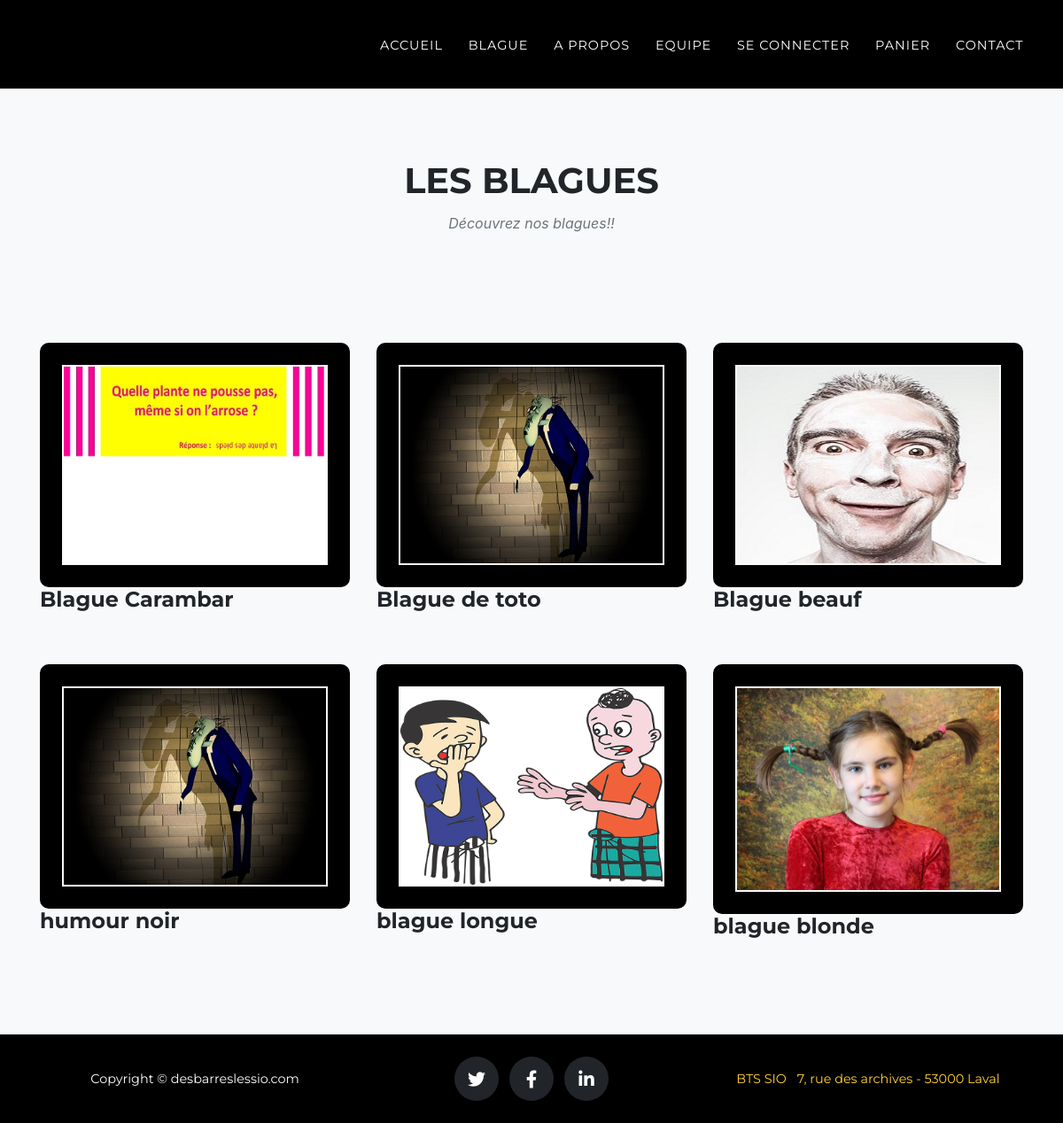
The app's page /blague with its own data.
### tables this page shows
CREATE TABLE IF NOT EXISTS `categorie` (
  `id_categorie` int(3) NOT NULL AUTO_INCREMENT,
  `lib_categorie` varchar(100) NOT NULL,
  `id_illustration` int(3) NOT NULL,
  PRIMARY KEY (`id_categorie`)
);

CREATE TABLE IF NOT EXISTS `illustration` (
  `id_illustration` int(3) NOT NULL AUTO_INCREMENT,
  `img_illustration` varchar(200) NOT NULL,
  PRIMARY KEY (`id_illustration`)
);

### controller/Blague.php (called while the page is built, shortened)
<?php class Blague extends Controller{
    function index(){
        $tables = Model::load("categorie");
        $tableRes['variable']=array("categorie"=>$tables->find(Model::connexion(), array('inner'=>'natural join illustration')));
        $this->render('index');
    }
}
?>

### core/Model.php (called while the page is built, shortened)
<?php
class Model{
    public $table;
    public static function connexion(){
        $bd="blague";
        $login="root";
        $mdp="";
        $pdo=new PDO("mysql:host=localhost;dbname=".$bd,$login,$mdp);
        $pdo->exec('SET NAMES utf8');
        return  $pdo;
    }
    public function find($pdo, $data=array()){
        $condition="1=1";
        $champs="*";
        $limit="";
        $order="";
        $inner="";
        if(isset($data['inner'])) {$inner=$data['inner'];}
        $sql="SELECT $champs from $this->table $inner WHERE $condition  $order $limit";
        $requete = $pdo->prepare($sql);
        $requete->execute();
        $resultats=$requete->fetchAll(PDO::FETCH_OBJ);
        return $resultats;
    }
}
?>

### view/blague/index.php (the view)
<section class="bg-light page-section" id="blague">
  <div class="container">
    <div class="row">
      <div class="col-lg-12 text-center">
        <h2 class="section-heading text-uppercase">Les blagues</h2>
        <h3 class="section-subheading text-muted">D&eacute;couvrez nos blagues!!</h3>
      </div>
    </div>
    <div class="row">
    <?php  foreach($variable['categorie'] as $ligne ){
    ?>
      <div class="col-md-4 col-sm-6 col-xs-12 portfolio-item cadre">
        <a class="portfolio-link" data-toggle="modal" href="<?= WEBROOT.'blague/detail/'.$ligne->id_categorie ?>">
          <img class="img-fluid" src="<?= IMAGE ?>img/portfolio/<?= $ligne->img_illustration?>" alt="<?= $ligne->lib_categorie ?>">
        </a>
        <div class="portfolio-caption">
          <h4><?= $ligne->lib_categorie ?></h4>
        </div>
      </div>
   <?php
    } ?>
    </div>
  </div>
</section>

### index.php (shortened to what this page needs)
<?php
require(ROOT.'core/Model.php');
require(ROOT.'core/Controller.php');
try{
    $param=explode('/',$_GET['p']);
}catch(Exception $e){
}
$controller=(isset($param[0])&& $param[0]!='')? $param[0] : 'Accueil';
$action=(isset($param[1])&& $param[1]!='') ? $param[1] : 'index';
$fichier='controller/'.ucfirst($controller).'.php';
if(file_exists($fichier)){
    $controller = new $controller();
    if(method_exists($controller, $action)){
        $produit=(isset($param[2])&& $param[2]!='') ? $param[2] : 0;
        if($produit !=0){
            $controller->$action($produit);
        }else{
            $controller->$action();
        }
    }else{
        erreur();
    }
}else{
    erreur();
}
?>

### core/Controller.php (shortened to what this page needs)
<?php
class Controller{
    var $vars=array();
    var $layout ='template';
    function set($id){
        $this->vars=array_merge($this->vars,$id);
    }
    function render($filename){
        extract($this->vars);
        require(ROOT.'view/'.get_class($this).'/'.$filename.'.php');
        $content_for_layout=ob_get_clean();
        if($this->layout == false){
            echo $content_for_layout;
        }else{
            require(ROOT.'view/layout/'.$this->layout.'.php');
    }
    }
}
?>

### view/layout/template.php (shortened to what this page needs)
<!DOCTYPE html>
<html lang="fr">
<head>
  <link href="<?= IMAGE ?>css/bootstrap/css/bootstrap.min.css" rel="stylesheet">
   <link href="<?= IMAGE ?>css/bootstrap/css/bootstrap.css" rel="stylesheet">
  <link href="<?= IMAGE ?>css/fontawesome-free/css/all.min.css" rel="stylesheet" type="text/css">
  <link href="<?= IMAGE ?>css/agency.css" rel="stylesheet">
  <link href="<?= IMAGE ?>css/auteur.css" rel="stylesheet">
</head>
<body id="page-top">
  <nav class="navbar navbar-expand-lg navbar-dark fixed-top row" id="mainNav" style="background:black;">
    <div class="container">
        <ul class="navbar-nav text-uppercase ml-auto row text-center">
        <li class="nav-item col-xs-12 ">
            <a class="nav-link js-scroll-trigger" href="<?= WEBROOT.'accueil' ?>" >Accueil</a>
          </li>
          <li class="nav-item col-xs-12">
            <a class="nav-link js-scroll-trigger" href="<?= WEBROOT.'blague' ?>" >Blague</a>
          </li>
          <li class="nav-item col-xs-12">
            <a class="nav-link js-scroll-trigger" href="<?= WEBROOT.'apropos' ?>" >A propos</a>
          </li>
          <li class="nav-item col-xs-12">
            <a class="nav-link js-scroll-trigger" href="<?= WEBROOT.'equipe' ?>" >Equipe</a>
          </li>
          <li class="nav-item col-xs-12">
            <a class="nav-link js-scroll-trigger" href="
                <?php
                if(isset($_SESSION['auteur']))
                    echo WEBROOT.'seconnecter/deconnect' ;
                else
                    echo WEBROOT.'seconnecter' ;
                 ?>
       		">
            	<?php
            	if(isset($_SESSION['auteur']) && !empty($_SESSION['auteur'])) {
            	      echo "Se d&eacute;connecter </a>";
            	?>
            	 <ul id="auteur" class="sous">
            		<li><a href="<?=WEBROOT.'seconnecter/modifier'?>">modifier</a></li>
            		<li><a href="<?=WEBROOT.'seconnecter/ajouterblague'?>">ajouter une blague</a></li>
            		<li><a href="<?=WEBROOT.'seconnecter/commander'?>">commander</a></li>
            		<li><a href="<?=WEBROOT.'seconnecter/facture'?>">facture</a></li>
            	</ul>
            	<?php
            	} else
            	    echo "Se connecter </a>";
            	?>
          </li>
          <li class="nav-item col-xs-12">
            <a class="nav-link js-scroll-trigger" href="<?= WEBROOT.'panier' ?> ">Panier
            </a>
          </li>
          <li class="nav-item col-xs-12">
            <a class="nav-link js-scroll-trigger" href="<?= WEBROOT.'contact' ?> ">Contact</a>
          </li>
        </ul>
      </div>
  </nav>
<main role="main">
<?php
    echo $content_for_layout
?>
</main>
  <footer class="footer" style="background:black">
    <div class="container">
      <div class="row align-items-center">
        <div class="col-md-4 col-xs-12">
          <span class="copyright" style="color:white">Copyright &copy; desbarreslessio.com</span>
        </div>
        <div class="col-md-4 col-xs-12">
          <ul class="list-inline social-buttons">
            <li class="list-inline-item">
              <a href="#">
                <i class="fab fa-twitter"></i>
              </a>
            </li>
            <li class="list-inline-item">
              <a href="#">
                <i class="fab fa-facebook-f"></i>
              </a>
            </li>
            <li class="list-inline-item">
              <a href="#">
                <i class="fab fa-linkedin-in"></i>
              </a>
            </li>
          </ul>
        </div>
        <div class="col-md-4 col-xs-12">
          <ul class="list-inline quicklinks">
            <li class="list-inline-item">
              <a href="#">BTS SIO</a>
            </li>
            <li class="list-inline-item">
              <a href="#">7, rue des archives - 53000 Laval</a>
            </li>
          </ul>
        </div>
      </div>
    </div>
  </footer>
</body>
</html>

### asset/css/agency.css (style rules this page uses)
body { overflow-x: hidden; font-family: 'Roboto Slab', -apple-system, BlinkMacSystemFont, 'Segoe UI', Roboto, 'Helvetica Neue', Arial, sans-serif, 'Apple Color Emoji', 'Segoe UI Emoji', 'Segoe UI Symbol', 'Noto Color Emoji'; }
a { color: #fed136; }
h1, h2, h3, h4, h5, h6 { font-weight: 700; font-family: 'Montserrat', -apple-system, BlinkMacSystemFont, 'Segoe UI', Roboto, 'Helvetica Neue', Arial, sans-serif, 'Apple Color Emoji', 'Segoe UI Emoji', 'Segoe UI Symbol', 'Noto Color Emoji'; }
html { background-color:black; }
main { padding-top: 5em; }
.page-section { padding: 100px 0; }
.page-section h2.section-heading { font-size: 40px; margin-top: 0; margin-bottom: 15px; }
.page-section h3.section-subheading { font-size: 16px; font-weight: 400; font-style: italic; margin-bottom: 75px; text-transform: none; font-family: 'Droid Serif', -apple-system, BlinkMacSystemFont, 'Segoe UI', Roboto, 'Helvetica Neue', Arial, sans-serif, 'Apple Color Emoji', 'Segoe UI Emoji', 'Segoe UI Symbol', 'Noto Color Emoji'; }
@media (min-width: 768px) { section { padding: 150px 0; } }
#mainNav { background-color: #212529; }
#mainNav .navbar-nav .nav-item .nav-link { font-size: 90%; font-weight: 400; padding: 0.75em 0; letter-spacing: 1px; color: white; font-family: 'Montserrat', -apple-system, BlinkMacSystemFont, 'Segoe UI', Roboto, 'Helvetica Neue', Arial, sans-serif, 'Apple Color Emoji', 'Segoe UI Emoji', 'Segoe UI Symbol', 'Noto Color Emoji'; }
@media (min-width: 992px) { #mainNav { padding-top: 25px; padding-bottom: 25px; -webkit-transition: padding-top 0.3s, padding-bottom 0.3s; transition: padding-top 0.3s, padding-bottom 0.3s; border: none; background-color: transparent; } }
@media (min-width: 992px) { #mainNav .navbar-nav .nav-item .nav-link { padding: 1.1em 1em !important; } }
.footer { padding: 25px 0; text-align: center; }
.footer span.copyright { font-size: 90%; line-height: 40px; text-transform: none; font-family: 'Montserrat', -apple-system, BlinkMacSystemFont, 'Segoe UI', Roboto, 'Helvetica Neue', Arial, sans-serif, 'Apple Color Emoji', 'Segoe UI Emoji', 'Segoe UI Symbol', 'Noto Color Emoji'; }
.footer ul.quicklinks { font-size: 90%; line-height: 40px; margin-bottom: 0; text-transform: none; font-family: 'Montserrat', -apple-system, BlinkMacSystemFont, 'Segoe UI', Roboto, 'Helvetica Neue', Arial, sans-serif, 'Apple Color Emoji', 'Segoe UI Emoji', 'Segoe UI Symbol', 'Noto Color Emoji'; }
ul.social-buttons { margin-bottom: 0; }
ul.social-buttons li a { font-size: 20px; line-height: 50px; display: block; width: 50px; height: 50px; -webkit-transition: all 0.3s; transition: all 0.3s; color: white; border-radius: 100%; outline: none; background-color: #212529; }
.cadre img { border-radius: 10px; border:25px solid black; padding:2px; margin-top:50px; }

### asset/css/auteur.css (style rules this page uses)
ul { list-style-type:none; }
.nav-item { height:50px; }

### records on screen
categorie: id_illustration.img_illustration (picture), lib_categorie "Blague Carambar"
categorie: id_illustration.img_illustration (picture), lib_categorie "Blague de toto"
categorie: id_illustration.img_illustration (picture), lib_categorie "Blague beauf"
categorie: id_illustration.img_illustration (picture), lib_categorie "humour noir"
categorie: id_illustration.img_illustration (picture), lib_categorie "blague longue"
categorie: id_illustration.img_illustration (picture), lib_categorie "blague blonde"
